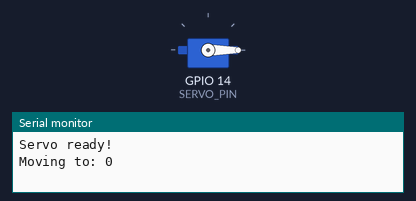
A sketch run on a simulated ESP32. On the bench: servo, the last lines printed to the serial monitor.

Above: at 0.05 s.
At 4.45 s:
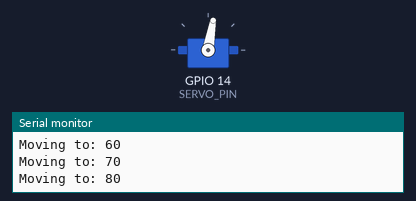
At 8.95 s:
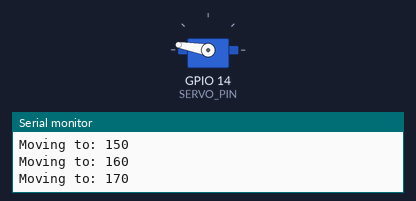
At 17.95 s:
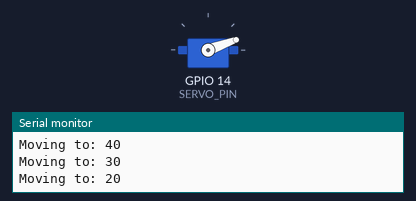
Timing chart, 0 to 24.7 s (numbered marks = the images above):
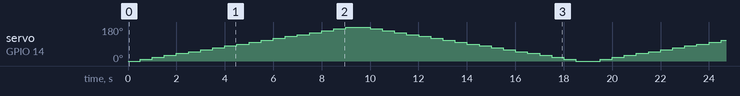

The sketch:

Servo.ino
```cpp
#include <ESP32Servo.h>

Servo myServo;

#define SERVO_PIN 14  // Connect SG90 Signal pin to GPIO 5

void setup() {
  Serial.begin(115200);
  myServo.setPeriodHertz(50);       // SG90 expects 50 Hz
  myServo.attach(SERVO_PIN, 500, 2400); // Min and max pulse widths in microseconds
  Serial.println("Servo ready!");
}

void loop() {
  for (int pos = 0; pos <= 180; pos += 10) {
    myServo.write(pos);
    Serial.print("Moving to: ");
    Serial.println(pos);
    delay(500);
  }

  for (int pos = 180; pos >= 0; pos -= 10) {
    myServo.write(pos);
    Serial.print("Moving to: ");
    Serial.println(pos);
    delay(500);
  }
}
```
